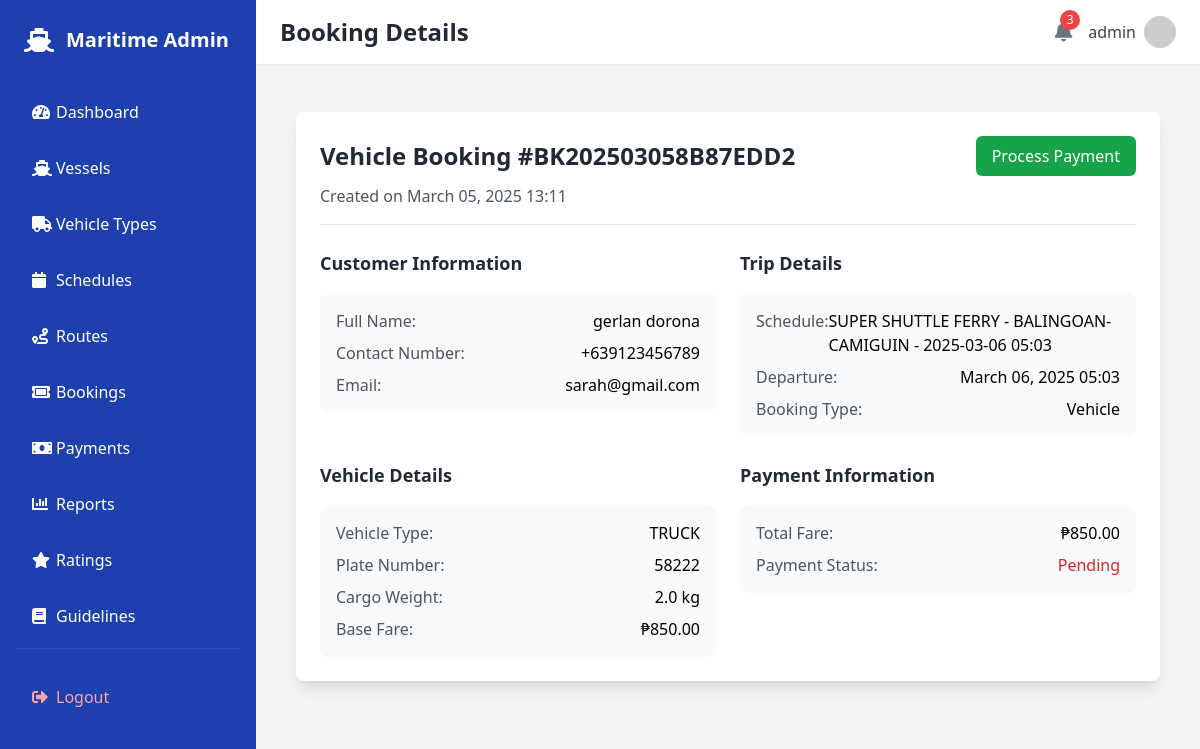
The page /dashboard/bookings/11/view/ (signed in) on the database as committed earlier.
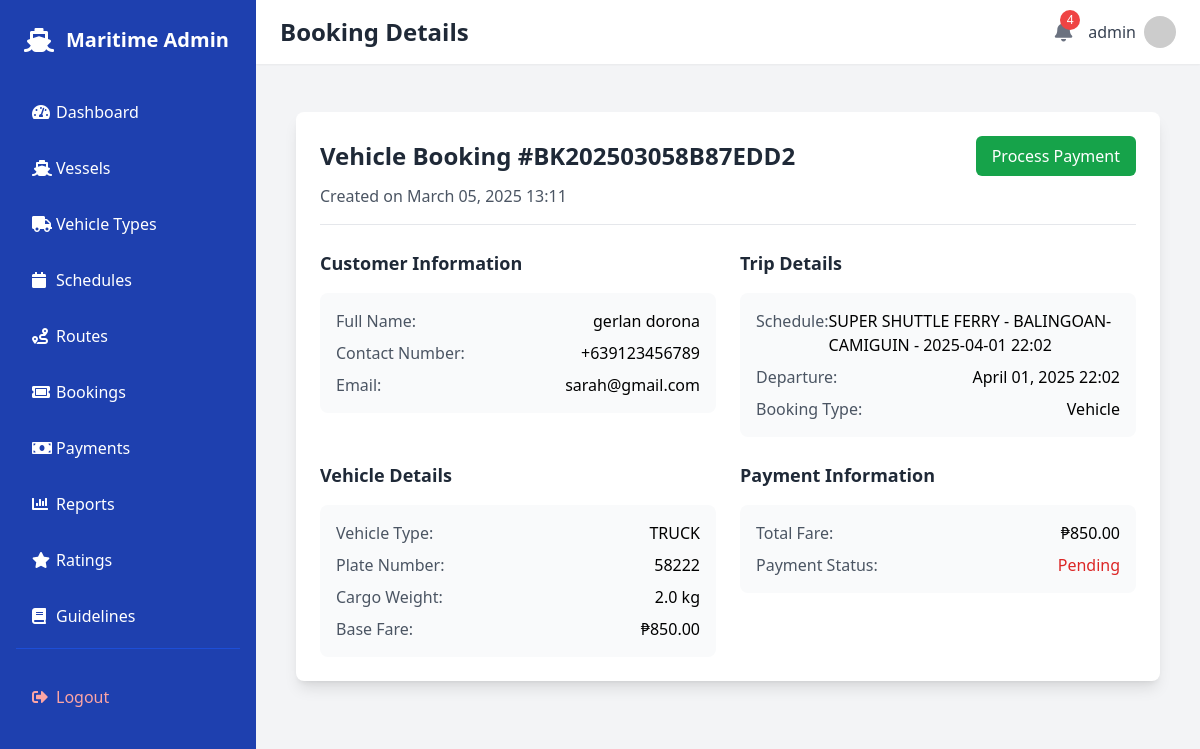
The same page on the database as committed later.
### trip/models.py (models this page shows, shortened)
class Booking(models.Model):
    STATUS_CHOICES = [
        ('pending', 'Pending'),
        ('confirmed', 'Confirmed'),
        ('cancelled', 'Cancelled'),
        ('completed', 'Completed')
    ]
    booking_reference = models.CharField(max_length=10, unique=True)
    BOOKING_TYPE_CHOICES = [
        ('passenger', 'Passenger'),
        ('vehicle', 'Vehicle'),
    ]
    booking_type = models.CharField(
        max_length=10,
        choices=BOOKING_TYPE_CHOICES,
        default='passenger'
    )
    full_name = models.CharField(max_length=200)
    contact_number = models.CharField(max_length=15)
    email = models.EmailField()
    schedule = models.ForeignKey(Schedule, on_delete=models.CASCADE)
    is_paid = models.BooleanField(default=False)
    booking_reference = models.CharField(max_length=20, unique=True, blank=True)
    qr_code = models.ImageField(upload_to='qr_codes/', blank=True, null=True)
    created_at = models.DateTimeField(auto_now_add=True)
    number_of_passengers = models.PositiveIntegerField(
        default=1,
        validators=[MinValueValidator(1)]
    )
    vehicle_type = models.ForeignKey(
        VehicleType,
        on_delete=models.SET_NULL,
        null=True,
        blank=True
    )
    plate_number = models.CharField(
        max_length=20,
        blank=True,
        null=True
    )
    occupant_count = models.PositiveIntegerField(
        default=1,
        validators=[MinValueValidator(1)]
    )
    cargo_weight = models.FloatField(
        default=0.0,
        help_text="Total cargo weight in metric tons."
    )
    adult_passengers = models.PositiveIntegerField(
        default=0,
        validators=[MinValueValidator(0)]
    )
    child_passengers = models.PositiveIntegerField(
        default=0,
        validators=[MinValueValidator(0)]
    )
    adult_fare_rate = models.DecimalField(
        max_digits=10,
        decimal_places=2,
        validators=[MinValueValidator(0)]
    )
    child_fare_rate = models.DecimalField(
        max_digits=10,
        decimal_places=2,
        validators=[MinValueValidator(0)]
    )
    total_fare = models.DecimalField(
        max_digits=10,
        decimal_places=2,
        validators=[MinValueValidator(0)]
    )

class Schedule(models.Model):
    vessel = models.ForeignKey(Vessel, on_delete=models.CASCADE)
    route = models.ForeignKey(Route, on_delete=models.CASCADE)
    departure_datetime = models.DateTimeField()
    arrival_datetime = models.DateTimeField()
    available_seats = models.PositiveIntegerField()
    available_cargo_space = models.FloatField()
    adult_fare = models.DecimalField(
        max_digits=10,
        decimal_places=2,
        validators=[MinValueValidator(0)],
        help_text="Adult passenger fare rate"
    )
    child_fare = models.DecimalField(
        max_digits=10,
        decimal_places=2,
        validators=[MinValueValidator(0)],
        help_text="Child passenger fare rate (ages 3-11)"
    )
    STATUS_CHOICES = [
        ('scheduled', 'Scheduled'),
        ('in_progress', 'In Progress'),
        ('completed', 'Completed'),
        ('canceled', 'Canceled'),
    ]
    status = models.CharField(max_length=20, choices=STATUS_CHOICES, default='scheduled')
    notes = models.TextField(blank=True, null=True)
    def __str__(self):
        return f"{self.vessel.name} - {self.route.name} - {self.departure_datetime.strftime('%Y-%m-%d %H:%M')}"

class Vessel(models.Model):
    name = models.CharField(max_length=100)
    capacity_passengers = models.PositiveIntegerField()
    capacity_cargo = models.FloatField(help_text="Capacity in metric tons")
    active = models.BooleanField(default=True)

class Route(models.Model):
    name = models.CharField(max_length=100)
    origin = models.CharField(max_length=100)
    destination = models.CharField(max_length=100)
    distance = models.FloatField(
        help_text="Distance in nautical miles",
        validators=[MinValueValidator(0.1)]
    )
    estimated_duration = models.DurationField(
        help_text="Estimated travel duration (HH:MM:SS)"
    )
    active = models.BooleanField(default=True)
    description = models.TextField(blank=True, null=True)
    created_by = models.ForeignKey(
        'auth.User',
        on_delete=models.SET_NULL,
        null=True,
        blank=True,
        related_name='created_routes'
    )

class VehicleType(models.Model):
    name = models.CharField(max_length=50)
    max_occupants = models.PositiveIntegerField(
        default=1,
        help_text="Maximum number of people allowed (including driver)."
    )
    max_cargo_weight = models.FloatField(
        default=0.0,
        help_text="Max cargo weight in metric tons."
    )
    base_fare = models.DecimalField(max_digits=10, decimal_places=2, default=0.00)

### trip/views.py (the view)
# urls.py: path('dashboard/bookings/<int:pk>/view/', views.booking_view, name='booking_view'),
@login_required
@staff_member_required
def booking_view(request, pk):
    booking = get_object_or_404(Booking, pk=pk)
    if booking.booking_type == 'vehicle':
        total_fare = booking.vehicle_type.base_fare if booking.vehicle_type else 0
    else:
        total_fare = (
            booking.adult_passengers * booking.schedule.adult_fare +
            booking.child_passengers * booking.schedule.child_fare
        )
    context = {
        'booking': booking,
        'active_tab': 'bookings',
        'total_fare': total_fare,
        'payment': booking.payment_set.first(),
    }
    return render(request, 'dashboard/booking_view.html', context)

### trip/views.py (called while the page is built)
def get_notification_context(request):
    if request.user.is_authenticated:
        pending_payments_count = Booking.objects.filter(is_paid=False).count()
        return {
            'pending_payments_count': pending_payments_count
        }
    return {'pending_payments_count': 0}

### templates/dashboard/booking_view.html (shortened to what the changed rows need)
{% extends 'dashboard/base.html' %}
{% block header %}Booking Details{% endblock %}
{% block content %}
<div class="container mx-auto px-4 py-6">
    <div class="bg-white rounded-lg shadow-lg p-6">
        <div class="border-b pb-4 mb-6">
            <div class="flex justify-between items-center">
                <h2 class="text-2xl font-bold text-gray-800">
                    {% if booking.booking_type == 'vehicle' %}
                        Vehicle Booking #{{ booking.booking_reference }}
                    {% else %}
                        Booking #{{ booking.booking_reference }}
                    {% endif %}
                </h2>
                <div class="flex space-x-2">
                    {% if not booking.is_paid %}
                    <a href="{% url 'payments' %}"
                        class="px-4 py-2 bg-green-600 text-white rounded-md hover:bg-green-700">
                    </a>
                    {% endif %}
                </div>
            </div>
            <p class="text-gray-600 mt-2">Created on {{ booking.created_at|date:"F d, Y H:i" }}</p>
        </div>
        <div class="grid grid-cols-1 md:grid-cols-2 gap-6">
            <div class="space-y-4">
                <div class="bg-gray-50 p-4 rounded-lg">
                    <dl class="space-y-2">
                        <div class="flex justify-between">
                            <dt class="text-gray-600">Full Name:</dt>
                            <dd class="font-medium">{{ booking.full_name }}</dd>
                        </div>
                        <div class="flex justify-between">
                            <dt class="text-gray-600">Contact Number:</dt>
                            <dd class="font-medium">{{ booking.contact_number }}</dd>
                        </div>
                        <div class="flex justify-between">
                            <dt class="text-gray-600">Email:</dt>
                            <dd class="font-medium">{{ booking.email }}</dd>
                        </div>
                    </dl>
                </div>
            </div>
            <div class="space-y-4">
                <div class="bg-gray-50 p-4 rounded-lg">
                    <dl class="space-y-2">
                        <div class="flex justify-between">
                            <dt class="text-gray-600">Schedule:</dt>
                            <dd class="font-medium">{{ booking.schedule }}</dd>
                        </div>
                        <div class="flex justify-between">
                            <dt class="text-gray-600">Departure:</dt>
                            <dd class="font-medium">{{ booking.schedule.departure_datetime|date:"F d, Y H:i" }}</dd>
                        </div>
                        <div class="flex justify-between">
                            <dt class="text-gray-600">Booking Type:</dt>
                            <dd class="font-medium">{{ booking.get_booking_type_display }}</dd>
                        </div>
                    </dl>
                </div>
            </div>
            {% if booking.booking_type == 'vehicle' %}
            <div class="space-y-4">
                <h3 class="text-lg font-semibold text-gray-800">Vehicle Details</h3>
                <div class="bg-gray-50 p-4 rounded-lg">
                    <dl class="space-y-2">
                        <div class="flex justify-between">
                            <dt class="text-gray-600">Vehicle Type:</dt>
                            <dd class="font-medium">{{ booking.vehicle_type.name }}</dd>
                        </div>
                        {% if booking.plate_number %}
                        <div class="flex justify-between">
                            <dt class="text-gray-600">Plate Number:</dt>
                            <dd class="font-medium">{{ booking.plate_number }}</dd>
                        </div>
                        {% endif %}
                        {% if booking.cargo_weight %}
                        <div class="flex justify-between">
                            <dt class="text-gray-600">Cargo Weight:</dt>
                            <dd class="font-medium">{{ booking.cargo_weight }} kg</dd>
                        </div>
                        {% endif %}
                        <div class="flex justify-between">
                            <dt class="text-gray-600">Base Fare:</dt>
                            <dd class="font-medium">₱{{ booking.vehicle_type.base_fare|floatformat:2 }}</dd>
                        </div>
                    </dl>
                </div>
            </div>
            {% endif %}
        </div>
    </div>
</div>
{% endblock %}

### templates/dashboard/base.html (shortened to what the changed rows need)
<!DOCTYPE html>
<html lang="en">
<head>
    <script src="https://cdn.tailwindcss.com"></script>
    <link rel="stylesheet" href="https://cdnjs.cloudflare.com/ajax/libs/font-awesome/5.15.4/css/all.min.css">
</head>
<body class="bg-gray-100">
    <div class="flex min-h-screen">
        <div class="flex-1">
            <header class="bg-white shadow-sm">
                <div class="flex items-center justify-between px-6 py-4">
                    <h1 class="text-2xl font-bold text-gray-800">{% block header %}{% endblock %}</h1>
                    <div class="flex items-center space-x-4">
                        <div class="relative">
                            <button
                                class="text-gray-500 hover:text-gray-700"
                                hx-get="{% url 'get_notifications' %}"
                                hx-target="#notifications-dropdown"
                                hx-trigger="click"
                                onclick="toggleNotifications()">
                                <i class="fas fa-bell text-xl"></i>
                                {% if pending_payments_count > 0 %}
                                <span class="absolute -top-2 -right-2 bg-red-500 text-white text-xs rounded-full w-5 h-5 flex items-center justify-center">
                                    {{ pending_payments_count }}
                                </span>
                                {% endif %}
                            </button>
                        </div>
                    </div>
                </div>
            </header>
            <main class="p-6">
                {% block content %}{% endblock %}
            </main>
        </div>
    </div>
</body>
</html>

Rows that differ between the two databases and show on the page:
changed through a linked row, Booking "BK202503058B87EDD2": schedule "SUPER SHUTTLE FERRY - BALINGOAN-CAMIGUIN - 2025-03-06 05:03" → "SUPER SHUTTLE FERRY - BALINGOAN-CAMIGUIN - 2025-04-01 22:02"; schedule.departure_datetime "March 06, 2025 05:03" → "April 01, 2025 22:02"
Other text that changed with them:
{{ pending_payments_count }}: "3" → "4"
